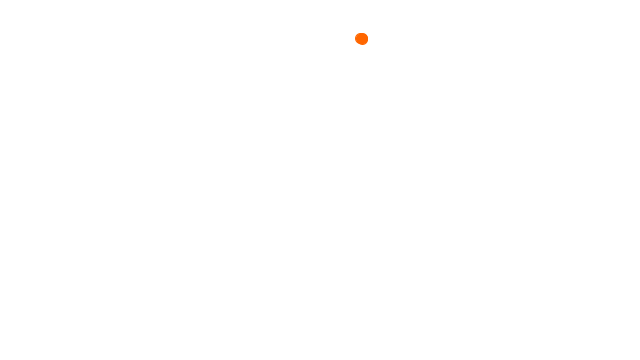
Frame 1 (no input)
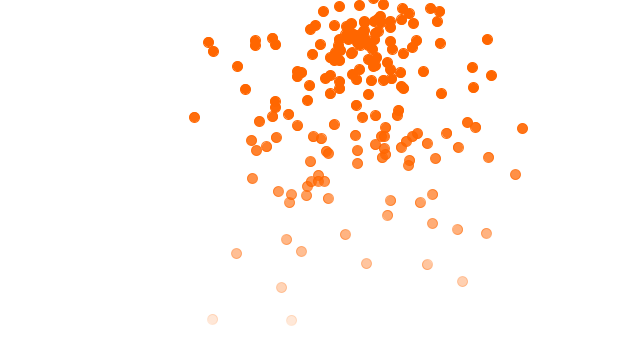
Frame 60 (the mouse pressed at the canvas centre just before this capture)
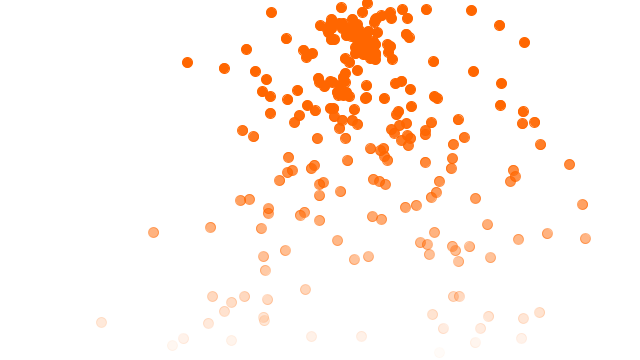
Frame 120 (the mouse held since frame 60 and released just before this capture)

The Processing sketch that drew these frames (run headless with seeded random() and noise(); from frame 60 on, the mouse is pressed at the canvas centre):

// Processing sketch: Particle_System
// ── Particle_System.pde
ArrayList<Particle> particles = new ArrayList<Particle>();
void setup()
{
  size(640,360);
}

void draw()
{
  background(255);
  
  for(int i=1;i<=3;i++)
    particles.add(new Particle(random(-3,3),random(-3,3)));
  
  for(int i=0;i<particles.size();i++)
  {
    Particle temp = particles.get(i);
    temp.move();
    temp.show();
    if(temp.pos.y>=360){
    particles.remove(i);
    i--;}
  }
}

// ── Particle.pde
class Particle
{
  PVector pos = new PVector(360,40);
  PVector velocity;
  PVector acceleration = new PVector(0,0.1);
  
  Particle(float vx, float vy)
  {
    velocity = new PVector(vx,vy);
  }
  
  void show()
  {
    fill(255, 102, 0,(360-pos.y));
    stroke(255, 102, 0,(360-pos.y));
    ellipse(pos.x,pos.y,10,10);
  }
  
  void move()
  {
    velocity.add(acceleration);
    pos.add(velocity);
  }
}
